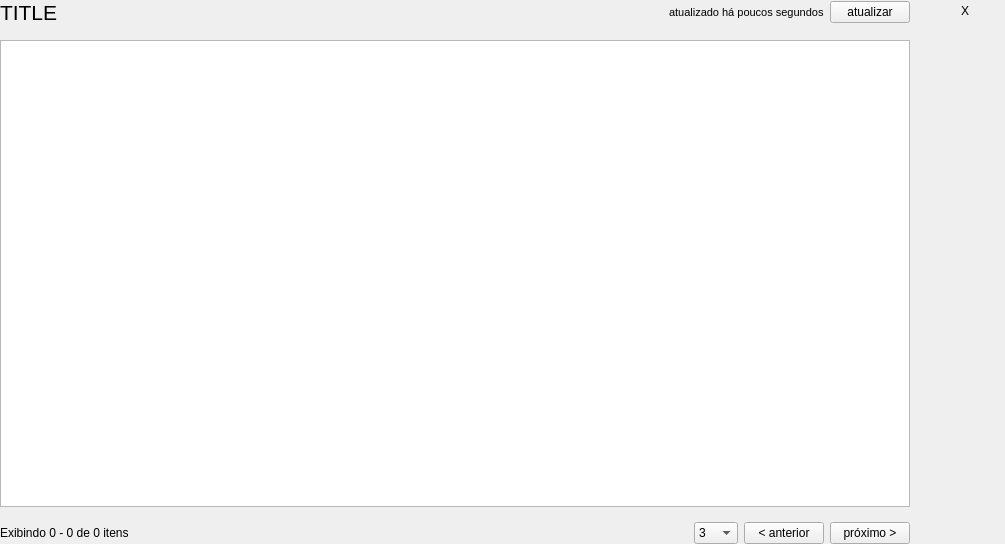
<?xml version="1.0" encoding="UTF-8"?>
<ui version="4.0">
 <class>Table</class>
 <widget class="QWidget" name="Table">
  <property name="geometry">
   <rect>
    <x>0</x>
    <y>0</y>
    <width>1005</width>
    <height>544</height>
   </rect>
  </property>
  <property name="windowTitle">
   <string>Form</string>
  </property>
  <layout class="QHBoxLayout" name="horizontalLayout_3">
   <property name="spacing">
    <number>15</number>
   </property>
   <property name="leftMargin">
    <number>0</number>
   </property>
   <property name="topMargin">
    <number>0</number>
   </property>
   <property name="rightMargin">
    <number>0</number>
   </property>
   <property name="bottomMargin">
    <number>0</number>
   </property>
   <item>
    <widget class="QWidget" name="widget_3" native="true">
     <layout class="QVBoxLayout" name="verticalLayout">
      <property name="spacing">
       <number>15</number>
      </property>
      <property name="leftMargin">
       <number>0</number>
      </property>
      <property name="topMargin">
       <number>0</number>
      </property>
      <property name="rightMargin">
       <number>0</number>
      </property>
      <property name="bottomMargin">
       <number>0</number>
      </property>
      <item>
       <widget class="QWidget" name="widget_2" native="true">
        <layout class="QHBoxLayout" name="horizontalLayout_2">
         <property name="leftMargin">
          <number>0</number>
         </property>
         <property name="topMargin">
          <number>0</number>
         </property>
         <property name="rightMargin">
          <number>0</number>
         </property>
         <property name="bottomMargin">
          <number>0</number>
         </property>
         <item>
          <widget class="QLabel" name="lbTitle">
           <property name="font">
            <font>
             <pointsize>16</pointsize>
            </font>
           </property>
           <property name="text">
            <string>TITLE</string>
           </property>
          </widget>
         </item>
         <item>
          <spacer name="horizontalSpacer_2">
           <property name="orientation">
            <enum>Qt::Orientation::Horizontal</enum>
           </property>
           <property name="sizeHint" stdset="0">
            <size>
             <width>40</width>
             <height>20</height>
            </size>
           </property>
          </spacer>
         </item>
         <item>
          <widget class="QLabel" name="lbLastUpdate">
           <property name="font">
            <font>
             <pointsize>8</pointsize>
            </font>
           </property>
           <property name="text">
            <string>atualizado há poucos segundos</string>
           </property>
          </widget>
         </item>
         <item>
          <widget class="QPushButton" name="btnUpdate">
           <property name="text">
            <string>atualizar</string>
           </property>
          </widget>
         </item>
        </layout>
       </widget>
      </item>
      <item>
       <widget class="QTableWidget" name="tableWid">
        <property name="editTriggers">
         <set>QAbstractItemView::EditTrigger::NoEditTriggers</set>
        </property>
        <property name="selectionMode">
         <enum>QAbstractItemView::SelectionMode::SingleSelection</enum>
        </property>
        <property name="selectionBehavior">
         <enum>QAbstractItemView::SelectionBehavior::SelectRows</enum>
        </property>
       </widget>
      </item>
      <item>
       <widget class="QWidget" name="widget" native="true">
        <layout class="QHBoxLayout" name="horizontalLayout">
         <property name="leftMargin">
          <number>0</number>
         </property>
         <property name="topMargin">
          <number>0</number>
         </property>
         <property name="rightMargin">
          <number>0</number>
         </property>
         <property name="bottomMargin">
          <number>0</number>
         </property>
         <item>
          <widget class="QLabel" name="lbRange">
           <property name="text">
            <string>Exibindo 0 - 0 de 0 itens</string>
           </property>
          </widget>
         </item>
         <item>
          <spacer name="horizontalSpacer">
           <property name="orientation">
            <enum>Qt::Orientation::Horizontal</enum>
           </property>
           <property name="sizeHint" stdset="0">
            <size>
             <width>40</width>
             <height>20</height>
            </size>
           </property>
          </spacer>
         </item>
         <item>
          <widget class="QComboBox" name="comboNumRange">
           <property name="currentIndex">
            <number>2</number>
           </property>
           <item>
            <property name="text">
             <string>1</string>
            </property>
           </item>
           <item>
            <property name="text">
             <string>2</string>
            </property>
           </item>
           <item>
            <property name="text">
             <string>3</string>
            </property>
           </item>
           <item>
            <property name="text">
             <string>5</string>
            </property>
           </item>
           <item>
            <property name="text">
             <string>10</string>
            </property>
           </item>
           <item>
            <property name="text">
             <string>25</string>
            </property>
           </item>
           <item>
            <property name="text">
             <string>50</string>
            </property>
           </item>
          </widget>
         </item>
         <item>
          <widget class="QPushButton" name="btnPrev">
           <property name="text">
            <string>&lt; anterior</string>
           </property>
          </widget>
         </item>
         <item>
          <widget class="QPushButton" name="btnNext">
           <property name="text">
            <string>próximo &gt;</string>
           </property>
          </widget>
         </item>
        </layout>
       </widget>
      </item>
     </layout>
    </widget>
   </item>
   <item>
    <widget class="QWidget" name="widDetails" native="true">
     <layout class="QVBoxLayout" name="layoutDetails">
      <property name="spacing">
       <number>15</number>
      </property>
      <property name="leftMargin">
       <number>0</number>
      </property>
      <property name="topMargin">
       <number>0</number>
      </property>
      <property name="rightMargin">
       <number>0</number>
      </property>
      <property name="bottomMargin">
       <number>0</number>
      </property>
      <item>
       <widget class="QPushButton" name="btnCloseDetails">
        <property name="layoutDirection">
         <enum>Qt::LayoutDirection::RightToLeft</enum>
        </property>
        <property name="autoFillBackground">
         <bool>false</bool>
        </property>
        <property name="text">
         <string>X</string>
        </property>
        <property name="flat">
         <bool>true</bool>
        </property>
       </widget>
      </item>
      <item>
       <widget class="QWidget" name="widDetailsContent" native="true"/>
      </item>
     </layout>
    </widget>
   </item>
  </layout>
 </widget>
 <resources/>
 <connections/>
</ui>
